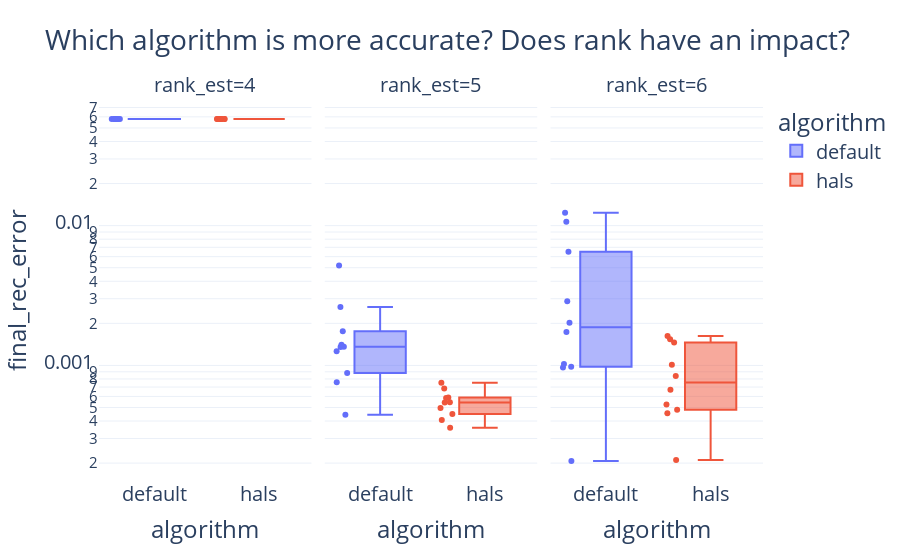

This figure's notebook cell:
### Code cell
# which algorithm is more accurate? What is the impact of rank value?
fig = px.box(df, x='algorithm', y='final_rec_error', 
            title="Which algorithm is more accurate? Does rank have an impact?",
            template="plotly_white", points="all", facet_col="rank_est",
            color="algorithm", log_y=True)
fig.update_layout(font = dict(size = 20))
fig.show()

### Figure 1 — Plotly figure (JSON) as saved in the notebook; plotly's stock layout.template omitted (floating-point values rounded to 4 significant figures)
{"data": [{"alignmentgroup": "True", "boxpoints": "all", "hovertemplate": "algorithm=%{x}<br>rank_est=4<br>final_rec_error=%{y}<extra></extra>", "legendgroup": "default", "marker": {"color": "#636efa"}, "name": "default", "notched": false, "offsetgroup": "default", "orientation": "v", "showlegend": true, "type": "box", "x": ["default", "default", "default", "default", "default", "default", "default", "default", "default", "default"], "x0": " ", "xaxis": "x", "y": [0.05785, 0.05784, 0.05788, 0.05783, 0.05784, 0.05784, 0.05784, 0.05789, 0.05784, 0.05783], "y0": " ", "yaxis": "y"}, {"alignmentgroup": "True", "boxpoints": "all", "hovertemplate": "algorithm=%{x}<br>rank_est=5<br>final_rec_error=%{y}<extra></extra>", "legendgroup": "default", "marker": {"color": "#636efa"}, "name": "default", "notched": false, "offsetgroup": "default", "orientation": "v", "showlegend": false, "type": "box", "x": ["default", "default", "default", "default", "default", "default", "default", "default", "default", "default"], "x0": " ", "xaxis": "x2", "y": [0.001265, 0.001361, 0.000882, 0.001408, 0.005195, 0.0007562, 0.002619, 0.001354, 0.001757, 0.0004434], "y0": " ", "yaxis": "y2"}, {"alignmentgroup": "True", "boxpoints": "all", "hovertemplate": "algorithm=%{x}<br>rank_est=6<br>final_rec_error=%{y}<extra></extra>", "legendgroup": "default", "marker": {"color": "#636efa"}, "name": "default", "notched": false, "offsetgroup": "default", "orientation": "v", "showlegend": false, "type": "box", "x": ["default", "default", "default", "default", "default", "default", "default", "default", "default", "default"], "x0": " ", "xaxis": "x3", "y": [0.002883, 0.001735, 0.006514, 0.0002071, 0.0009655, 0.0009788, 0.01238, 0.01064, 0.002021, 0.001023], "y0": " ", "yaxis": "y3"}, {"alignmentgroup": "True", "boxpoints": "all", "hovertemplate": "algorithm=%{x}<br>rank_est=4<br>final_rec_error=%{y}<extra></extra>", "legendgroup": "hals", "marker": {"color": "#EF553B"}, "name": "hals", "notched": false, "offsetgroup": "hals", "orientation": "v", "showlegend": true, "type": "box", "x": ["hals", "hals", "hals", "hals", "hals", "hals", "hals", "hals", "hals", "hals"], "x0": " ", "xaxis": "x", "y": [0.05785, 0.05785, 0.05785, 0.05793, 0.05785, 0.05785, 0.05785, 0.05785, 0.05785, 0.05785], "y0": " ", "yaxis": "y"}, {"alignmentgroup": "True", "boxpoints": "all", "hovertemplate": "algorithm=%{x}<br>rank_est=5<br>final_rec_error=%{y}<extra></extra>", "legendgroup": "hals", "marker": {"color": "#EF553B"}, "name": "hals", "notched": false, "offsetgroup": "hals", "orientation": "v", "showlegend": false, "type": "box", "x": ["hals", "hals", "hals", "hals", "hals", "hals", "hals", "hals", "hals", "hals"], "x0": " ", "xaxis": "x2", "y": [0.0004062, 0.0004951, 0.000449, 0.0007524, 0.0005837, 0.0005884, 0.0005445, 0.0005427, 0.0006833, 0.0003574], "y0": " ", "yaxis": "y2"}, {"alignmentgroup": "True", "boxpoints": "all", "hovertemplate": "algorithm=%{x}<br>rank_est=6<br>final_rec_error=%{y}<extra></extra>", "legendgroup": "hals", "marker": {"color": "#EF553B"}, "name": "hals", "notched": false, "offsetgroup": "hals", "orientation": "v", "showlegend": false, "type": "box", "x": ["hals", "hals", "hals", "hals", "hals", "hals", "hals", "hals", "hals", "hals"], "x0": " ", "xaxis": "x3", "y": [0.001625, 0.001457, 0.00101, 0.0008387, 0.0004818, 0.0005256, 0.0006691, 0.0004545, 0.001538, 0.0002107], "y0": " ", "yaxis": "y3"}], "layout": {"annotations": [{"font": {}, "showarrow": false, "text": "rank_est=4", "x": 0.16, "xanchor": "center", "xref": "paper", "y": 1, "yanchor": "bottom", "yref": "paper"}, {"font": {}, "showarrow": false, "text": "rank_est=5", "x": 0.5, "xanchor": "center", "xref": "paper", "y": 1, "yanchor": "bottom", "yref": "paper"}, {"font": {}, "showarrow": false, "text": "rank_est=6", "x": 0.84, "xanchor": "center", "xref": "paper", "y": 1, "yanchor": "bottom", "yref": "paper"}], "boxmode": "overlay", "font": {"size": 20}, "legend": {"title": {"text": "algorithm"}, "tracegroupgap": 0}, "title": {"text": "Which algorithm is more accurate? Does rank have an impact?"}, "xaxis": {"anchor": "y", "categoryarray": ["default", "hals"], "categoryorder": "array", "domain": [0, 0.32], "title": {"text": "algorithm"}}, "xaxis2": {"anchor": "y2", "categoryarray": ["default", "hals"], "categoryorder": "array", "domain": [0.34, 0.66], "matches": "x", "title": {"text": "algorithm"}}, "xaxis3": {"anchor": "y3", "categoryarray": ["default", "hals"], "categoryorder": "array", "domain": [0.68, 1.0], "matches": "x", "title": {"text": "algorithm"}}, "yaxis": {"anchor": "x", "domain": [0, 1], "title": {"text": "final_rec_error"}, "type": "log"}, "yaxis2": {"anchor": "x2", "domain": [0, 1], "matches": "y", "showticklabels": false, "type": "log"}, "yaxis3": {"anchor": "x3", "domain": [0, 1], "matches": "y", "showticklabels": false, "type": "log"}}}
